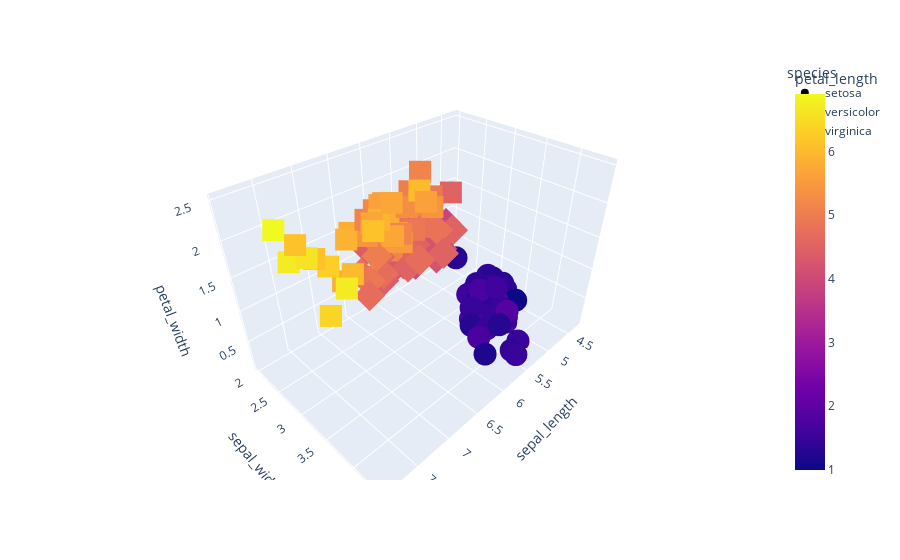

Notebook source saved alongside this figure:
### Code cell
px.scatter_3d(df,x="sepal_length",y="sepal_width",z="petal_width",color="petal_length",symbol="species")

### Figure 1 — Plotly figure (JSON) as saved in the notebook; plotly's stock layout.template omitted (floating-point values rounded to 4 significant figures)
{"data": [{"hovertemplate": "species=setosa<br>sepal_length=%{x}<br>sepal_width=%{y}<br>petal_width=%{z}<br>petal_length=%{marker.color}<extra></extra>", "legendgroup": "setosa", "marker": {"color": [1.4, 1.4, 1.3, 1.5, 1.4, 1.7, 1.4, 1.5, 1.4, 1.5, 1.5, 1.6, 1.4, 1.1, 1.2, 1.5, 1.3, 1.4, 1.7, 1.5, 1.7, 1.5, 1, 1.7, 1.9, 1.6, 1.6, 1.5, 1.4, 1.6, 1.6, 1.5, 1.5, 1.4, 1.5, 1.2, 1.3, 1.4, 1.3, 1.5, 1.3, 1.3, 1.3, 1.6, 1.9, 1.4, 1.6, 1.4, 1.5, 1.4], "coloraxis": "coloraxis", "symbol": "circle"}, "mode": "markers", "name": "setosa", "scene": "scene", "showlegend": true, "type": "scatter3d", "x": [5.1, 4.9, 4.7, 4.6, 5, 5.4, 4.6, 5, 4.4, 4.9, 5.4, 4.8, 4.8, 4.3, 5.8, 5.7, 5.4, 5.1, 5.7, 5.1, 5.4, 5.1, 4.6, 5.1, 4.8, 5, 5, 5.2, 5.2, 4.7, 4.8, 5.4, 5.2, 5.5, 4.9, 5, 5.5, 4.9, 4.4, 5.1, 5, 4.5, 4.4, 5, 5.1, 4.8, 5.1, 4.6, 5.3, 5], "y": [3.5, 3, 3.2, 3.1, 3.6, 3.9, 3.4, 3.4, 2.9, 3.1, 3.7, 3.4, 3, 3, 4, 4.4, 3.9, 3.5, 3.8, 3.8, 3.4, 3.7, 3.6, 3.3, 3.4, 3, 3.4, 3.5, 3.4, 3.2, 3.1, 3.4, 4.1, 4.2, 3.1, 3.2, 3.5, 3.6, 3, 3.4, 3.5, 2.3, 3.2, 3.5, 3.8, 3, 3.8, 3.2, 3.7, 3.3], "z": [0.2, 0.2, 0.2, 0.2, 0.2, 0.4, 0.3, 0.2, 0.2, 0.1, 0.2, 0.2, 0.1, 0.1, 0.2, 0.4, 0.4, 0.3, 0.3, 0.3, 0.2, 0.4, 0.2, 0.5, 0.2, 0.2, 0.4, 0.2, 0.2, 0.2, 0.2, 0.4, 0.1, 0.2, 0.2, 0.2, 0.2, 0.1, 0.2, 0.2, 0.3, 0.3, 0.2, 0.6, 0.4, 0.3, 0.2, 0.2, 0.2, 0.2]}, {"hovertemplate": "species=versicolor<br>sepal_length=%{x}<br>sepal_width=%{y}<br>petal_width=%{z}<br>petal_length=%{marker.color}<extra></extra>", "legendgroup": "versicolor", "marker": {"color": [4.7, 4.5, 4.9, 4, 4.6, 4.5, 4.7, 3.3, 4.6, 3.9, 3.5, 4.2, 4, 4.7, 3.6, 4.4, 4.5, 4.1, 4.5, 3.9, 4.8, 4, 4.9, 4.7, 4.3, 4.4, 4.8, 5, 4.5, 3.5, 3.8, 3.7, 3.9, 5.1, 4.5, 4.5, 4.7, 4.4, 4.1, 4, 4.4, 4.6, 4, 3.3, 4.2, 4.2, 4.2, 4.3, 3, 4.1], "coloraxis": "coloraxis", "symbol": "diamond"}, "mode": "markers", "name": "versicolor", "scene": "scene", "showlegend": true, "type": "scatter3d", "x": [7, 6.4, 6.9, 5.5, 6.5, 5.7, 6.3, 4.9, 6.6, 5.2, 5, 5.9, 6, 6.1, 5.6, 6.7, 5.6, 5.8, 6.2, 5.6, 5.9, 6.1, 6.3, 6.1, 6.4, 6.6, 6.8, 6.7, 6, 5.7, 5.5, 5.5, 5.8, 6, 5.4, 6, 6.7, 6.3, 5.6, 5.5, 5.5, 6.1, 5.8, 5, 5.6, 5.7, 5.7, 6.2, 5.1, 5.7], "y": [3.2, 3.2, 3.1, 2.3, 2.8, 2.8, 3.3, 2.4, 2.9, 2.7, 2, 3, 2.2, 2.9, 2.9, 3.1, 3, 2.7, 2.2, 2.5, 3.2, 2.8, 2.5, 2.8, 2.9, 3, 2.8, 3, 2.9, 2.6, 2.4, 2.4, 2.7, 2.7, 3, 3.4, 3.1, 2.3, 3, 2.5, 2.6, 3, 2.6, 2.3, 2.7, 3, 2.9, 2.9, 2.5, 2.8], "z": [1.4, 1.5, 1.5, 1.3, 1.5, 1.3, 1.6, 1, 1.3, 1.4, 1, 1.5, 1, 1.4, 1.3, 1.4, 1.5, 1, 1.5, 1.1, 1.8, 1.3, 1.5, 1.2, 1.3, 1.4, 1.4, 1.7, 1.5, 1, 1.1, 1, 1.2, 1.6, 1.5, 1.6, 1.5, 1.3, 1.3, 1.3, 1.2, 1.4, 1.2, 1, 1.3, 1.2, 1.3, 1.3, 1.1, 1.3]}, {"hovertemplate": "species=virginica<br>sepal_length=%{x}<br>sepal_width=%{y}<br>petal_width=%{z}<br>petal_length=%{marker.color}<extra></extra>", "legendgroup": "virginica", "marker": {"color": [6, 5.1, 5.9, 5.6, 5.8, 6.6, 4.5, 6.3, 5.8, 6.1, 5.1, 5.3, 5.5, 5, 5.1, 5.3, 5.5, 6.7, 6.9, 5, 5.7, 4.9, 6.7, 4.9, 5.7, 6, 4.8, 4.9, 5.6, 5.8, 6.1, 6.4, 5.6, 5.1, 5.6, 6.1, 5.6, 5.5, 4.8, 5.4, 5.6, 5.1, 5.1, 5.9, 5.7, 5.2, 5, 5.2, 5.4, 5.1], "coloraxis": "coloraxis", "symbol": "square"}, "mode": "markers", "name": "virginica", "scene": "scene", "showlegend": true, "type": "scatter3d", "x": [6.3, 5.8, 7.1, 6.3, 6.5, 7.6, 4.9, 7.3, 6.7, 7.2, 6.5, 6.4, 6.8, 5.7, 5.8, 6.4, 6.5, 7.7, 7.7, 6, 6.9, 5.6, 7.7, 6.3, 6.7, 7.2, 6.2, 6.1, 6.4, 7.2, 7.4, 7.9, 6.4, 6.3, 6.1, 7.7, 6.3, 6.4, 6, 6.9, 6.7, 6.9, 5.8, 6.8, 6.7, 6.7, 6.3, 6.5, 6.2, 5.9], "y": [3.3, 2.7, 3, 2.9, 3, 3, 2.5, 2.9, 2.5, 3.6, 3.2, 2.7, 3, 2.5, 2.8, 3.2, 3, 3.8, 2.6, 2.2, 3.2, 2.8, 2.8, 2.7, 3.3, 3.2, 2.8, 3, 2.8, 3, 2.8, 3.8, 2.8, 2.8, 2.6, 3, 3.4, 3.1, 3, 3.1, 3.1, 3.1, 2.7, 3.2, 3.3, 3, 2.5, 3, 3.4, 3], "z": [2.5, 1.9, 2.1, 1.8, 2.2, 2.1, 1.7, 1.8, 1.8, 2.5, 2, 1.9, 2.1, 2, 2.4, 2.3, 1.8, 2.2, 2.3, 1.5, 2.3, 2, 2, 1.8, 2.1, 1.8, 1.8, 1.8, 2.1, 1.6, 1.9, 2, 2.2, 1.5, 1.4, 2.3, 2.4, 1.8, 1.8, 2.1, 2.4, 2.3, 1.9, 2.3, 2.5, 2.3, 1.9, 2, 2.3, 1.8]}], "layout": {"coloraxis": {"colorbar": {"title": {"text": "petal_length"}}, "colorscale": [[0, "#0d0887"], [0.1111, "#46039f"], [0.2222, "#7201a8"], [0.3333, "#9c179e"], [0.4444, "#bd3786"], [0.5556, "#d8576b"], [0.6667, "#ed7953"], [0.7778, "#fb9f3a"], [0.8889, "#fdca26"], [1, "#f0f921"]]}, "legend": {"title": {"text": "species"}, "tracegroupgap": 0}, "margin": {"t": 60}, "scene": {"domain": {"x": [0, 1], "y": [0, 1]}, "xaxis": {"title": {"text": "sepal_length"}}, "yaxis": {"title": {"text": "sepal_width"}}, "zaxis": {"title": {"text": "petal_width"}}}}}
